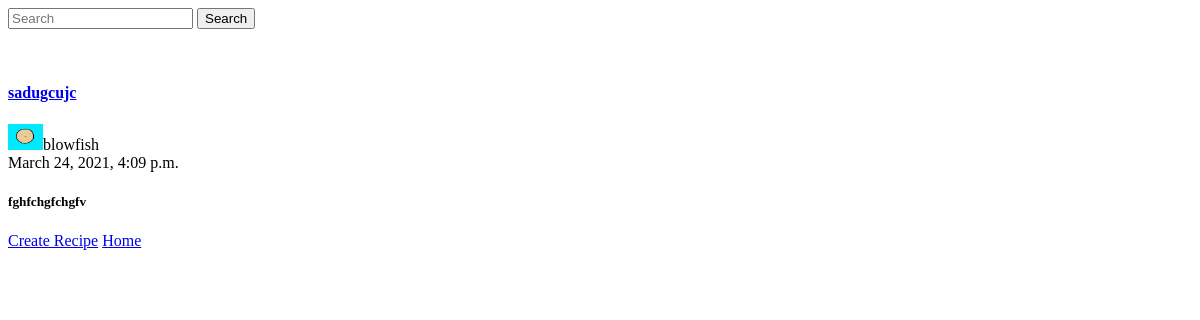
The page /recipepost/ (signed in) on the database as committed earlier.
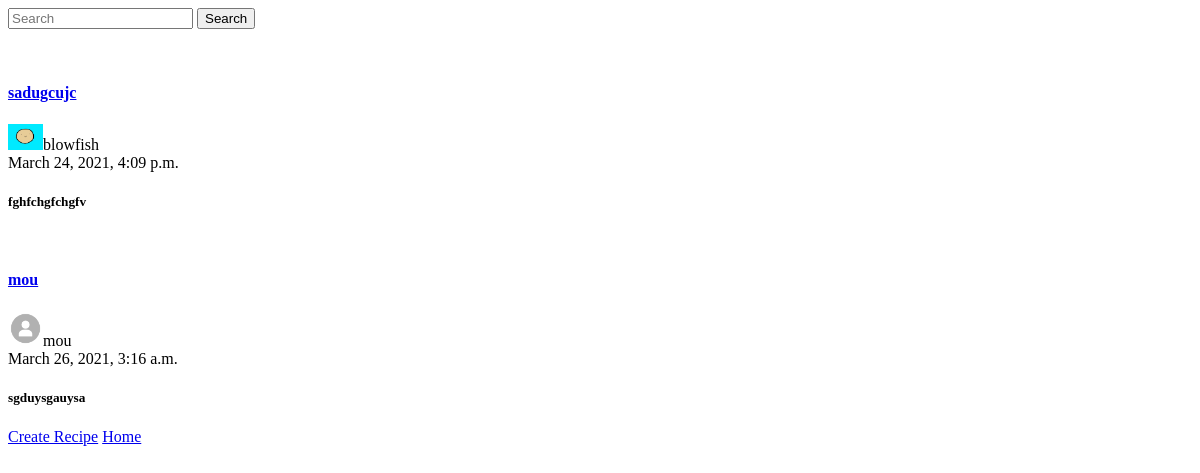
The same page on the database as committed later.
### recipepost/models.py (models this page shows, shortened)
class Recipepost(models.Model):
    sno=models.AutoField(primary_key=True)
    title = models.CharField(max_length=100)
    recipe = models.TextField()
    photos = models.ImageField(default="p1.jpg",upload_to="images2/%y",null=True, blank=True)
    date_created = models.DateTimeField(default=now)
    user = models.ForeignKey(User,on_delete=models.CASCADE)

### app1/models.py (models this page shows, shortened)
class Customer(models.Model):
	user = models.OneToOneField(User, related_name='profile', on_delete=models.CASCADE)
	name = models.CharField(max_length=200, null=True)
	phone = models.CharField(max_length=200, null=True)
	email = models.CharField(max_length=200, null=True)
	profile_pic = models.ImageField(default="unnamed.png", null=True, blank=True)
	date_created = models.DateTimeField(auto_now_add=True, null=True)

### recipepost/views.py (the view)
# urls.py: path('recipepost/', include('recipepost.urls')),
@login_required
def recipepost(request):
    form = Recipepost.objects.all()
    return render(request,'recipepost/recipepost.html', {'form':form})

### recipepost/templates/recipepost/recipepost.html
<form method="GET" action="{% url 'search' %}" >
    <input type="search" placeholder="Search" aeia-label="search" name="query" id="query">
    <button type="submit">Search</button>
</form>
{% for i in form %}
<div class="jumbotron text-center">
<a href="{% url 'dpost' i.sno %}"><br><h4>{{ i.title|safe|truncatechars:50 }}</h4></a>
<img src="{{ i.user.profile.profile_pic.url }}" alt="user image" width="35">{{ i.user }}<br>{{ i.date_created }}
<h5>{{ i.recipe|safe|truncatechars:100 }}</h5>
</div>
{% endfor %}
<div class="jumbotron text-center">
    <div class="btn-group btn-group-lg ">
    <a href="{% url 'cpost' %}" class="btn btn-dark"> Create Recipe</a>
    <a href="/">Home</a>
<br>
<br>
</div>

Rows that differ between the two databases and show on the page:
added Recipepost: title "mou", user.profile.profile_pic (picture), user "mou", date_created "March 26, 2021, 3:16 a.m.", recipe "sgduysgauysa"
